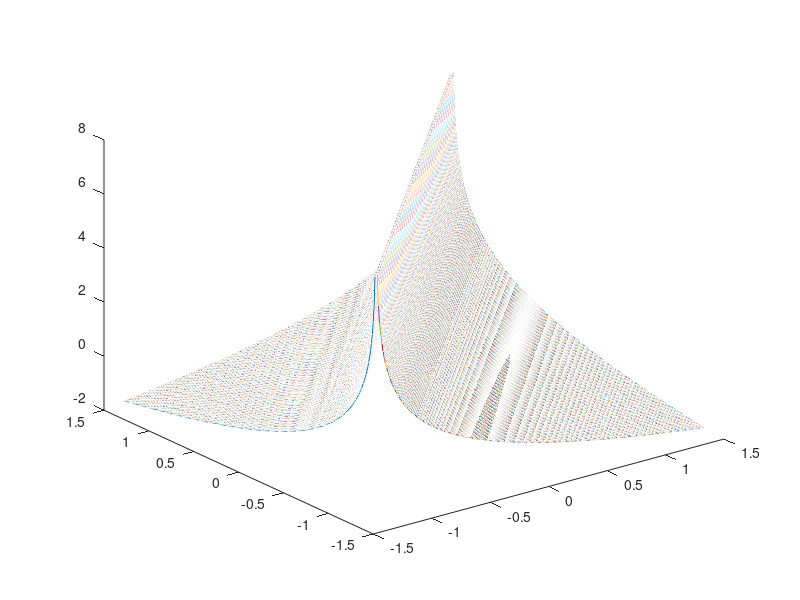

The MATLAB source for this figure:
%Exercise 8
%n_y = 
%k = @(x,y) dot(n_y,(x-y))/(2*pi*abs(x-y).^2); %

fund_sol = @(x,y) (1/2*pi) * log(1/abs(x-y));
g = -1.4:0.01:1.4; [xx yy] = meshgrid(g);
Z = (1/2*pi)*log(1./abs(xx-yy));
plot3(xx,yy,Z)
